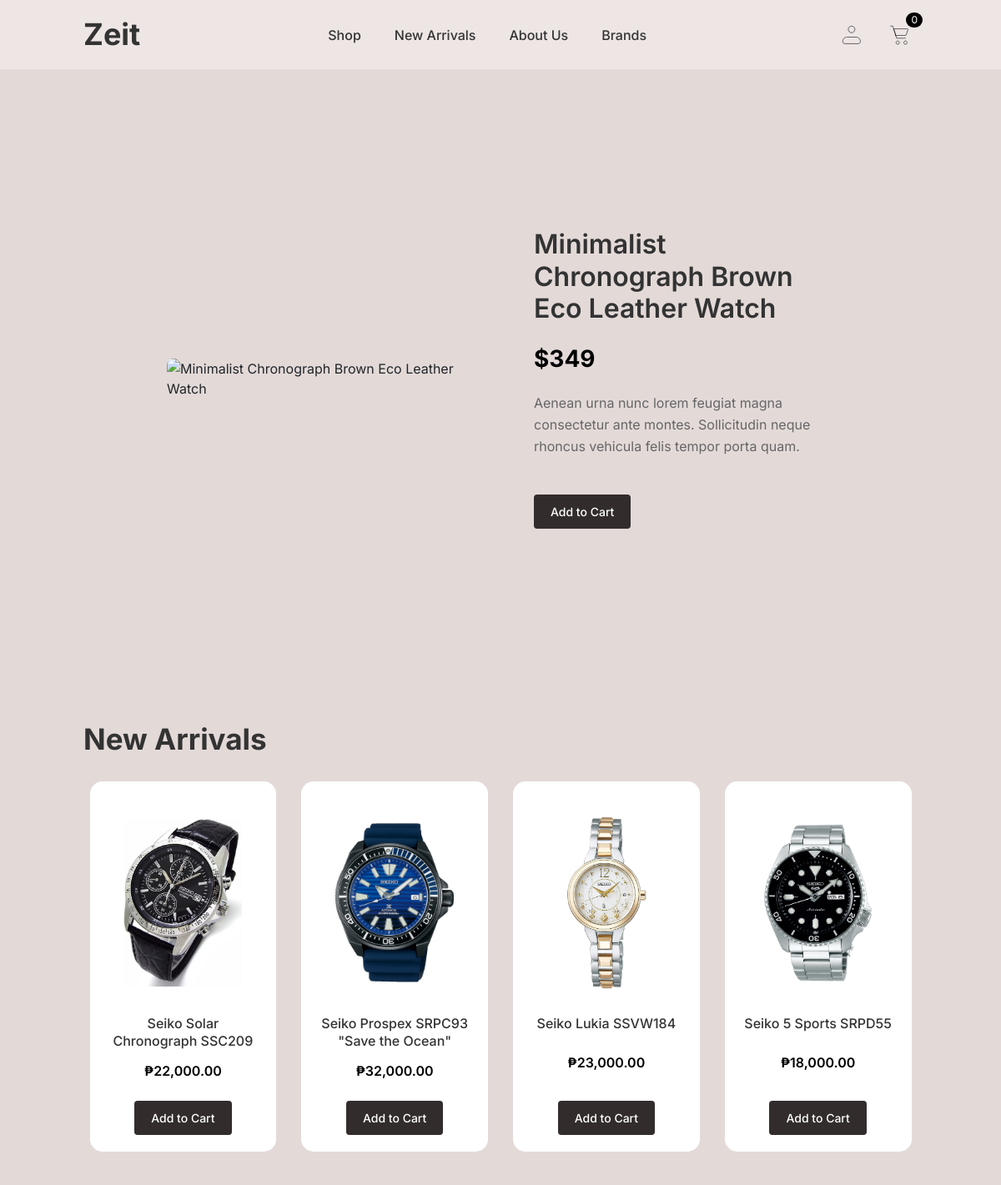
The page / on the database its author committed.
### tables this page shows
CREATE TABLE `products` (
  `product_id` int NOT NULL AUTO_INCREMENT,
  `brand_id` int DEFAULT NULL,
  `category_id` int DEFAULT NULL,
  `gender` enum('Men','Women','Unisex') DEFAULT NULL,
  `branch_id` int DEFAULT NULL,
  `product_name` varchar(100) NOT NULL,
  `description` text,
  `price` decimal(10,2) NOT NULL,
  `stock` int DEFAULT '0',
  `is_available` enum('Yes','No') DEFAULT 'Yes',
  `image_url` varchar(255) DEFAULT NULL,
  `date_added` datetime DEFAULT CURRENT_TIMESTAMP,
  `dial_color` enum('Black','White','Blue','Silver','Gold','Green','Brown','Gray','Red','Rose Gold') DEFAULT NULL,
  `dial_shape` enum('Round','Square','Rectangle','Oval') DEFAULT NULL,
  `dial_type` enum('Analog','Digital','Hybrid') DEFAULT NULL,
  `strap_color` enum('Black','Brown','Silver','Gold','Blue','Gray','Green','Red','White','Rose Gold') DEFAULT NULL,
  `strap_material` enum('Leather','Metal','Rubber','Nylon') DEFAULT NULL,
  `style` enum('Casual','Formal','Sport','Luxury') DEFAULT NULL,
  PRIMARY KEY (`product_id`),
  KEY `fk_products_brand` (`brand_id`),
  KEY `fk_products_category` (`category_id`),
  KEY `fk_products_branch` (`branch_id`),
  CONSTRAINT `fk_products_branch` FOREIGN KEY (`branch_id`) REFERENCES `branches` (`branch_id`),
  CONSTRAINT `fk_products_brand` FOREIGN KEY (`brand_id`) REFERENCES `brands` (`brand_id`),
  CONSTRAINT `fk_products_category` FOREIGN KEY (`category_id`) REFERENCES `categories` (`category_id`)
);

### index.php (the view, shortened to what this page needs)
<!doctype html>
<html lang="en">
  <head>
    <link href="https://cdn.jsdelivr.net/npm/bootstrap@5.3.3/dist/css/bootstrap.min.css" rel="stylesheet">
    <link rel="stylesheet" href="styles/styles.css">
</head>
  <body>
    <div class="container-fluid">
    <?php require 'header-navbar.php' ?>
        <div class="carousel-section">
          <div id="watchCarousel" class="carousel slide" data-bs-ride="carousel">
            <div class="carousel-inner">
              <div class="carousel-item active">
                <div class="carousel-content">
                  <div class="carousel-image">
                    <img src="https://images.unsplash.com/photo-1523170335258-f5ed11844a49?ixlib=rb-4.0.3&auto=format&fit=crop&w=800&q=80" alt="Minimalist Chronograph Brown Eco Leather Watch">
                  </div>
                  <div class="carousel-text">
                    <h2>Minimalist<br>Chronograph Brown Eco Leather Watch</h2>
                    <p class="price">$349</p>
                    <p class="description">Aenean urna nunc lorem feugiat magna consectetur ante montes. Sollicitudin neque rhoncus vehicula felis tempor porta quam.</p>
                    <button class="add-to-cart-btn">Add to Cart</button>
                  </div>
                </div>
              </div>
            </div>
          </div>
        </div>
<div id="new-arrivals" class="new-arrivals-section">
  <h1>New Arrivals</h1>
  <div class='card-section'>
    <?php
    require_once 'config.php';
    $conn = getDBConnection($host, $user, $password, $database, $port);
    if ($conn) {
        $sql = "SELECT product_id, product_name, price, image_url FROM products
                ORDER BY date_added DESC
                LIMIT 4";
        $result = $conn->query($sql);
        if ($result && $result->num_rows > 0) {
            while($row = $result->fetch_assoc()) {
                $product_id   = (int)$row['product_id'];
                $product_name = htmlspecialchars($row["product_name"]);
                $price        = number_format($row["price"], 2);
                $image_url    = $row["image_url"] ? htmlspecialchars($row["image_url"]) : 'img/products/default-watch.jpg';
                echo "
                <div class='item-card' onclick=\"window.location.href='view-item.php?product_id={$product_id}';\">
                  <div class='card-image'>
                    <img src='{$image_url}' alt='{$product_name}'>
                  </div>
                  <div class='card-content'>
                    <h3 class='product-name'>{$product_name}</h3>
                    <p class='product-price'>₱{$price}</p>
                    <button class='add-to-cart-btn'>Add to Cart</button>
                  </div>
                </div>";
            }
        } else {
            echo "<p>No products found.</p>";
        }
    } else {
        echo "<p>Unable to load products.</p>";
    }
    ?>
  </div>
</div>
        </div>
  </body>
</html>

### header-navbar.php (shortened to what this page needs)
<?php
require_once 'config.php';
$conn = getDBConnection($host, $user, $password, $database, $port);
$profileHref = !empty($_SESSION['user_id']) ? 'profile.php' : 'login.php';
$cartCount = 'SELECT COUNT(*) AS item_count FROM cart WHERE user_id = ?';
$stmt = $conn->prepare($cartCount);
if ($stmt) {
    if (!empty($_SESSION['user_id'])) {
        $stmt->bind_param('i', $_SESSION['user_id']);
        $stmt->execute();
        $result = $stmt->get_result();
        $row = $result->fetch_assoc();
        $itemCount = (int)$row['item_count'];
    } else {
        $itemCount = 0;
    }
} else {
    $itemCount = 0;
}
?>
<div class="navbar">
  <a href="index.php"><h1>Zeit</h1></a>
  <div class="nav-links">
    <a href="shop.php">Shop</a>
    <a href="index.php#new-arrivals">New Arrivals</a>
    <a href="about.php">About Us</a>
    <a href="about.php">Brands</a>
  </div>
  <div class="icons">
    <a href="<?php echo $profileHref; ?>"><img src="img/profile-icon.svg" alt="Profile"></a>
    <div class="icons-group">
      <a href="cart.php" class="cart-link">
        <img src="img/cart-icon.svg" alt="Cart">
        <span class="cart-count"><?php echo (int)$itemCount; ?></span>
      </a>
    </div>
  </div>
</div>

### styles/styles.css (style rules this page uses)
.container-fluid { display: flex; flex-direction: column; min-height: 100vh; background-color: #EEE5E5; padding: 0px; font-family: 'Inter', sans-serif; }
.navbar { display: flex; flex-direction: row; align-items: center; justify-content: space-between; padding: 20px 200px; background-color: #EEE5E5; width: 100%; }
.navbar h1 { font-size: 36px; font-weight: 700; margin: 0; color: #333; flex-shrink: 0; }
.nav-links { display: flex; align-items: center; gap: 40px; margin: 0 auto; }
.nav-links a { text-decoration: none; color: #333; font-size: 16px; font-weight: 500; white-space: nowrap; transition: color 0.3s ease; }
.icons { display: flex; align-items: center; gap: 16px; }
.icons > div { position: relative; display: flex; align-items: center; gap: 12px; }
.icons a, .icons button { display: inline-flex; align-items: center; justify-content: center; padding: 0; margin: 0; background: none; border: none; text-decoration: none; color: inherit; cursor: pointer; }
.icons img { width: 32px; height: 32px; display: block; margin: 5px; }
.icons .icons-group { display: flex; align-items: center; gap: 12px; }
.cart-link { position: relative; display: inline-flex; align-items: center; padding: 0; text-decoration: none; color: inherit; }
.cart-count { position: absolute; top: -6px; right: -6px; min-width: 18px; height: 18px; padding: 0 6px; border-radius: 999px; background: black; color: #fff; font-size: 12px; display: flex; align-items: center; justify-content: center; }
.carousel-section { background-color: #E3DAD8; padding: 80px 200px; height: 742px; display: flex; align-items: center; }
.carousel-content { display: flex; align-items: center; gap: 80px; width: 100%; }
.carousel-image { flex: 1; }
.carousel-image img { width: 100%; max-width: 500px; height: auto; border-radius: 8px; }
.carousel-text { flex: 1; }
.carousel-text h2 { font-size: 32px; font-weight: 600; line-height: 1.2; margin-bottom: 20px; color: #333; }
.carousel-text .price { font-size: 28px; font-weight: 700; color: #000; margin-bottom: 20px; }
.carousel-text .description { font-size: 16px; line-height: 1.6; color: #666; margin-bottom: 30px; }
.new-arrivals-section { background-color: #E3DAD8; padding: 40px 200px; display: flex; flex-direction: column; }
.new-arrivals-section h1 { font-size: 35px; font-weight: bold; margin-bottom: 30px; color: #333; text-align: left; }
.card-section { display: flex; flex-direction: row; gap: 35px; justify-content: flex-start; flex-wrap: wrap; }
.item-card { width: 350px; height: 444px; background-color: #FFFFFF; display: flex; flex-direction: column; border-radius: 15px; overflow: hidden; }
.card-image { margin-top: 30px; width: 100%; height: 230px; background-color: #FFFFFF; border-radius: 15px 15px 0 0; overflow: hidden; display: flex; align-items: center; justify-content: center; }
.card-image img { width: auto; height: auto; max-width: 90%; max-height: 90%; object-fit: contain; display: block; }
.card-content { padding: 20px; display: flex; flex-direction: column; align-items: center; flex-grow: 1; justify-content: space-between; text-align: center; }
.product-name { font-size: 16px; font-weight: 500; color: #333; margin: 0; line-height: 1.3; text-align: center; display: -webkit-box; -webkit-line-clamp: 2; -webkit-box-orient: vertical; overflow: hidden; }
.product-price { font-size: 16px; font-weight: 600; color: #000; margin: 5px 0 0 0; text-align: center; }
.add-to-cart-btn { background-color: #322C2C; color: #fff; border: none; padding: 10px 20px; font-size: 14px; font-weight: 500; border-radius: 4px; cursor: pointer; margin-top: 15px; width: auto; }
.card-section { display: grid; grid-template-columns: repeat(4, 1fr); gap: 35px; justify-items: center; }
.card-section { display: flex; justify-content: space-between; gap: 35px; }
.item-card { flex: 0 0 calc(25% - 26.25px); }
@media (max-width: 1200px) { .navbar { padding: 20px 100px; } }
@media (max-width: 1200px) { .new-arrivals-section { padding: 40px 100px; } }
@media (max-width: 1200px) { .card-section { flex-wrap: wrap; justify-content: center; gap: 30px; } }
html, body { font-family: 'Inter', sans-serif; }
.navbar > a { text-decoration: none; color: inherit; }
.navbar > a h1 { margin: 0; font-family: inherit; font-weight: 700; }

### rows shown on the page
products: image_url (picture), product_name "Seiko Solar Chronograph SSC209", price "22,000.00"
products: image_url (picture), product_name "Seiko Prospex SRPC93 \"Save the Ocean\"", price "32,000.00"
products: image_url (picture), product_name "Seiko Lukia SSVW184", price "23,000.00"
products: image_url (picture), product_name "Seiko 5 Sports SRPD55", price "18,000.00"

### other values the page prints
$itemCount "0"
